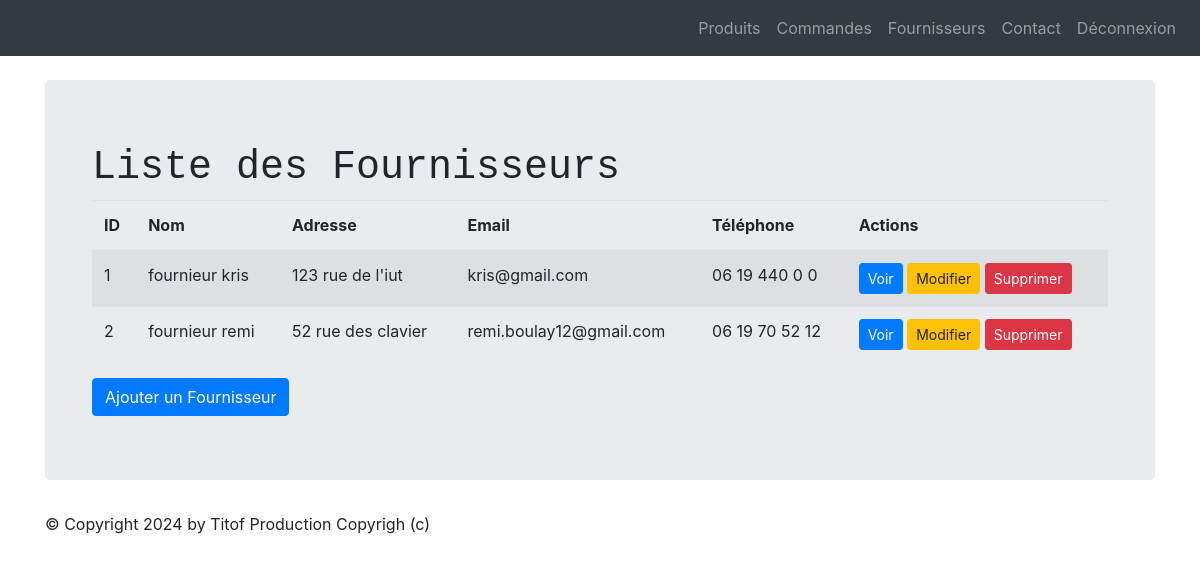
/LesProduits/fournisseurs/ (signed in), run on the app's committed database.
### LesProduits/models.py (models this page shows, shortened)
class Fournisseur(models.Model):
    nom = models.CharField(max_length=100)
    adresse = models.CharField(max_length=255, null=True, blank=True)
    email = models.EmailField(null=True, blank=True)
    telephone = models.CharField(max_length=15, null=True, blank=True)

### LesProduits/views.py (the view, shortened to what this page needs)
# urls.py: path('fournisseurs/', FournisseurListView.as_view(), name='fournisseur-list'),
class FournisseurListView(LoginRequiredMixin, ListView):
    model = Fournisseur
    template_name = "list_fournisseurs.html"
    context_object_name = "fournisseurs"
    login_url = '/login/'

### LesProduits/templates/list_fournisseurs.html (shortened to what this page needs)
{% extends 'base.html' %}
{% block contenu %}
<div class="container">
    <h1>Liste des Fournisseurs</h1>
    <table class="table table-striped">
        <thead>
            <tr>
                <th>ID</th>
                <th>Nom</th>
                <th>Adresse</th>
                <th>Email</th>
                <th>Téléphone</th>
                <th>Actions</th>
            </tr>
        </thead>
        <tbody>
            {% for fournisseur in fournisseurs %}
            <tr>
                <td>{{ fournisseur.id }}</td>
                <td>{{ fournisseur.nom }}</td>
                <td>{{ fournisseur.adresse }}</td>
                <td>{{ fournisseur.email }}</td>
                <td>{{ fournisseur.telephone }}</td>
                <td>
                    <a href="{% url 'fournisseur-detail' fournisseur.id %}" class="btn btn-sm btn-primary">Voir</a>
                    <a href="{% url 'fournisseur-update' fournisseur.id %}" class="btn btn-sm btn-warning">Modifier</a>
                    <a href="{% url 'fournisseur-delete' fournisseur.id %}" class="btn btn-sm btn-danger">Supprimer</a>
                </td>
            </tr>
            {% endfor %}
        </tbody>
    </table>
    <a href="{% url 'fournisseur-create' %}" class="btn btn-primary">Ajouter un Fournisseur</a>
</div>
{% endblock %}

### LesProduits/static/css/styles.css (style rules this page uses)
h1 { font-family: 'Courier New', Courier, monospace; }
a { color:white; }

### data on the page
Fournisseur: id "1", nom "fournieur kris", adresse "123 rue de l'iut", email "kris@gmail.com", telephone "06 19 440 0 0"
Fournisseur: id "2", nom "fournieur remi", adresse "52 rue des clavier", email "remi.boulay12@gmail.com", telephone "06 19 70 52 12"
